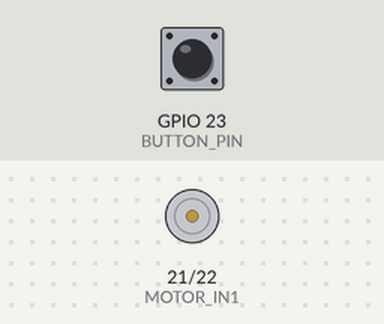
Bench run of a program on a simulated ESP32. Parts: motor-driver pin pairs drawn as motors (green arrow = first pin HIGH = forward, orange = second pin HIGH = backward, longer = more drive). The test bench sets the inputs (shaded band); at power-on: GPIO 23 (BUTTON_PIN) HIGH.

Above: at 1.2 s.
1.3 s: GPIO 23 (BUTTON_PIN) pulled LOW for 0.15 s
At 1.37 s:
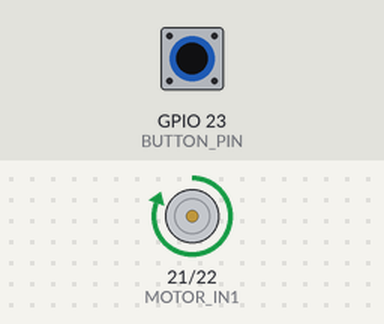
2.9 s: GPIO 23 (BUTTON_PIN) pulled LOW for 3.2 s
At 7.5 s:
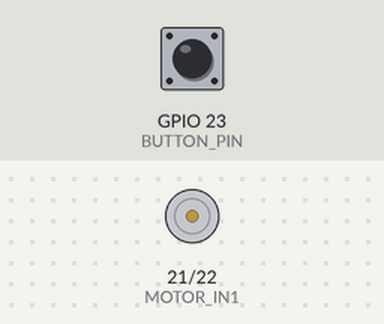
Timing chart, 0 to 9.0 s (numbered marks = the images above; inputs shaded):
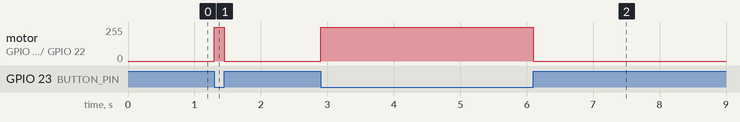

The program:

main.cpp
```cpp
#include <Arduino.h>

// Example 7: Button-Controlled Motor Run/Coast

const uint8_t BUTTON_PIN = 23;
const uint8_t MOTOR_IN1 = 21;
const uint8_t MOTOR_IN2 = 22;
const uint8_t DRIVER_SLEEP_PIN = 27;

void setup() {
  pinMode(DRIVER_SLEEP_PIN, OUTPUT);
  digitalWrite(DRIVER_SLEEP_PIN, LOW);

  pinMode(MOTOR_IN1, OUTPUT);
  pinMode(MOTOR_IN2, OUTPUT);

  digitalWrite(MOTOR_IN1, LOW);
  digitalWrite(MOTOR_IN2, LOW);

  pinMode(BUTTON_PIN, INPUT_PULLUP);

  digitalWrite(DRIVER_SLEEP_PIN, HIGH);

  delay(2);
}

void loop() {
  const bool buttonPressed = (digitalRead(BUTTON_PIN) == LOW);

  digitalWrite(MOTOR_IN2, LOW);
  digitalWrite(MOTOR_IN1, buttonPressed ? HIGH : LOW);
}
```

Measured:
- after the input at 1.3 s, motor on GPIO 21 (MOTOR_IN1) / GPIO 22 (MOTOR_IN2): stopped → forward 255/255 at once, → stopped 0.15 s later
- after the input at 2.9 s, motor on GPIO 21 (MOTOR_IN1) / GPIO 22 (MOTOR_IN2): stopped → forward 255/255 at once, → stopped 3.2 s later
